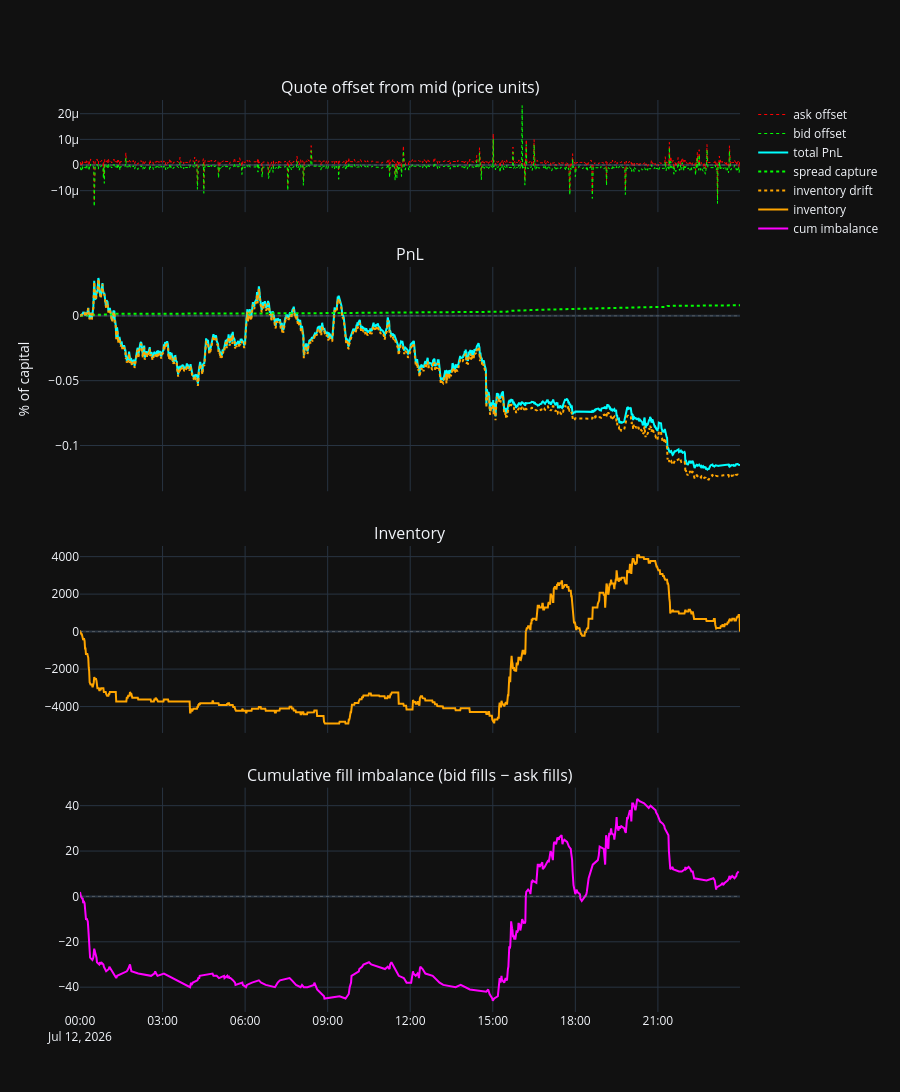

Here is the notebook cell this chart was saved with:
### Code cell
s.plot().show()   # tick_size не задаю: тик DOGE на Lighter — UNVERIFIED, оси в price units

### Figure 1 — Plotly figure (JSON) as saved in the notebook; plotly's stock layout.template omitted (floating-point values rounded to 4 significant figures; data arrays with more than 128 entries replaced by an {"elided": "..."} marker saying what was removed)
{"data": [{"line": {"color": "red", "dash": "dot", "width": 1}, "mode": "lines", "name": "ask offset", "type": "scatter", "x": {"elided": "1440 str values"}, "xaxis": "x", "y": {"elided": "1440 float values"}, "yaxis": "y"}, {"line": {"color": "lime", "dash": "dot", "width": 1}, "mode": "lines", "name": "bid offset", "type": "scatter", "x": {"elided": "1440 str values"}, "xaxis": "x", "y": {"elided": "1440 float values"}, "yaxis": "y"}, {"line": {"color": "cyan", "width": 2}, "mode": "lines", "name": "total PnL", "type": "scatter", "x": {"elided": "1440 str values"}, "xaxis": "x2", "y": {"elided": "1440 float values"}, "yaxis": "y2"}, {"line": {"color": "lime", "dash": "dot"}, "mode": "lines", "name": "spread capture", "type": "scatter", "x": {"elided": "1440 str values"}, "xaxis": "x2", "y": {"elided": "1440 float values"}, "yaxis": "y2"}, {"line": {"color": "orange", "dash": "dot"}, "mode": "lines", "name": "inventory drift", "type": "scatter", "x": {"elided": "1440 str values"}, "xaxis": "x2", "y": {"elided": "1440 float values"}, "yaxis": "y2"}, {"line": {"color": "orange"}, "mode": "lines", "name": "inventory", "type": "scatter", "x": {"elided": "1440 str values"}, "xaxis": "x3", "y": {"elided": "1440 int values"}, "yaxis": "y3"}, {"line": {"color": "magenta"}, "mode": "lines", "name": "cum imbalance", "type": "scatter", "x": {"elided": "337 str values"}, "xaxis": "x4", "y": {"elided": "337 float values"}, "yaxis": "y4"}], "layout": {"annotations": [{"font": {"size": 16}, "showarrow": false, "text": "Quote offset from mid (price units)", "x": 0.5, "xanchor": "center", "xref": "paper", "y": 1, "yanchor": "bottom", "yref": "paper"}, {"font": {"size": 16}, "showarrow": false, "text": "PnL", "x": 0.5, "xanchor": "center", "xref": "paper", "y": 0.817, "yanchor": "bottom", "yref": "paper"}, {"font": {"size": 16}, "showarrow": false, "text": "Inventory", "x": 0.5, "xanchor": "center", "xref": "paper", "y": 0.511, "yanchor": "bottom", "yref": "paper"}, {"font": {"size": 16}, "showarrow": false, "text": "Cumulative fill imbalance (bid fills − ask fills)", "x": 0.5, "xanchor": "center", "xref": "paper", "y": 0.246, "yanchor": "bottom", "yref": "paper"}], "height": 1100, "legend": {"orientation": "v", "x": 1.02, "xanchor": "left", "y": 1, "yanchor": "top"}, "margin": {"r": 160}, "shapes": [{"line": {"color": "gray", "dash": "dot", "width": 0.5}, "type": "line", "x0": 0, "x1": 1, "xref": "x domain", "y0": 0, "y1": 0, "yref": "y"}, {"line": {"color": "gray", "dash": "dot", "width": 0.5}, "type": "line", "x0": 0, "x1": 1, "xref": "x2 domain", "y0": 0, "y1": 0, "yref": "y2"}, {"line": {"color": "gray", "dash": "dot", "width": 0.5}, "type": "line", "x0": 0, "x1": 1, "xref": "x3 domain", "y0": 0, "y1": 0, "yref": "y3"}, {"line": {"color": "gray", "dash": "dot", "width": 0.5}, "type": "line", "x0": 0, "x1": 1, "xref": "x4 domain", "y0": 0, "y1": 0, "yref": "y4"}], "showlegend": true, "xaxis": {"anchor": "y", "domain": [0, 1], "matches": "x4", "showticklabels": false}, "xaxis2": {"anchor": "y2", "domain": [0, 1], "matches": "x4", "showticklabels": false}, "xaxis3": {"anchor": "y3", "domain": [0, 1], "matches": "x4", "showticklabels": false}, "xaxis4": {"anchor": "y4", "domain": [0, 1]}, "yaxis": {"anchor": "x", "domain": [0.877, 1]}, "yaxis2": {"anchor": "x2", "domain": [0.571, 0.817], "title": {"text": "% of capital"}}, "yaxis3": {"anchor": "x3", "domain": [0.306, 0.511]}, "yaxis4": {"anchor": "x4", "domain": [0, 0.246]}}}
